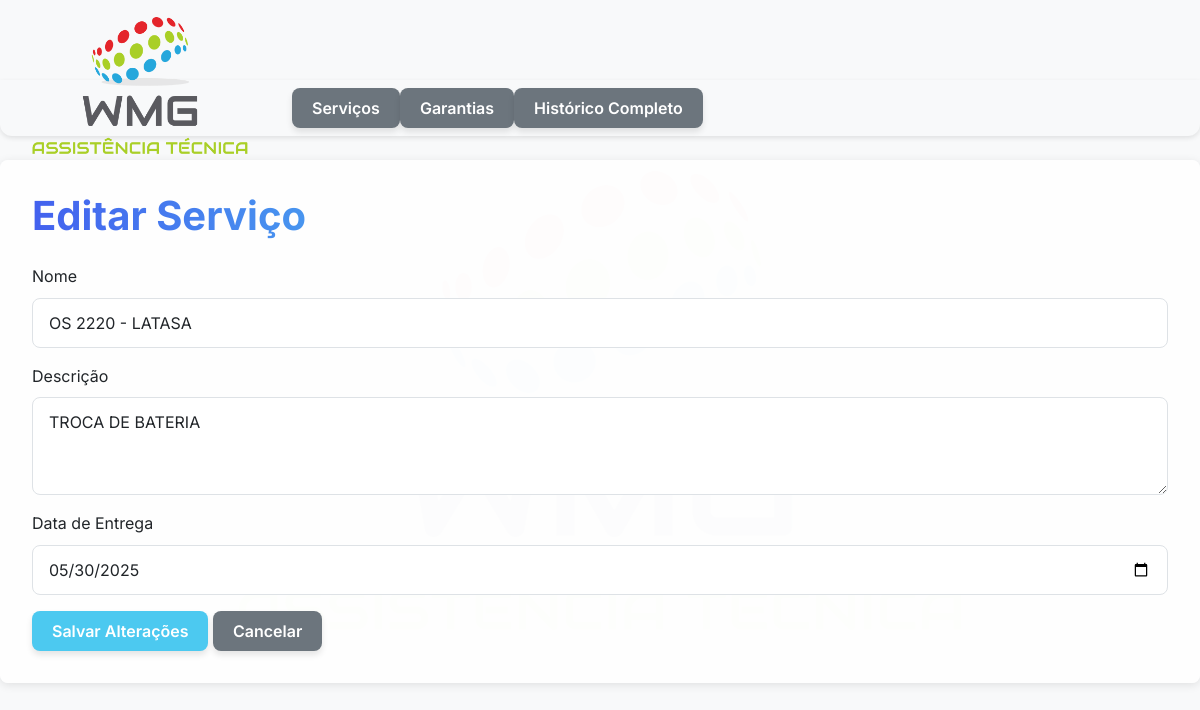
Page /editar_tarefa/2 on the committed database.
### gerenciador_tarefa/models.py (models this page shows, shortened)
class Tarefa(db.Model):
    id = db.Column(db.Integer, primary_key=True)
    nome = db.Column(db.String(100), nullable=False)
    descricao = db.Column(db.Text)
    data_criacao = db.Column(db.DateTime, default=datetime.utcnow)
    data_entrega = db.Column(db.DateTime, nullable=False)
    data_conclusao = db.Column(db.DateTime)
    concluida = db.Column(db.Boolean, default=False)

### gerenciador_tarefa/app.py (the view, shortened to what this page needs)
@app.route('/editar_tarefa/<int:tarefa_id>', methods=['GET', 'POST'])
def editar_tarefa(tarefa_id):
    tarefa = Tarefa.query.get_or_404(tarefa_id)
    return render_template('editar_tarefa.html', tarefa=tarefa)

### gerenciador_tarefa/templates/editar_tarefa.html
{% extends "base.html" %}
{% block content %}
<h1 class="mb-4">Editar Serviço</h1>
<form method="POST">
    <div class="mb-3">
        <label for="nome" class="form-label">Nome</label>
        <input type="text" class="form-control" id="nome" name="nome" value="{{ tarefa.nome }}" required>
    </div>
    <div class="mb-3">
        <label for="descricao" class="form-label">Descrição</label>
        <textarea class="form-control" id="descricao" name="descricao" rows="3" required>{{ tarefa.descricao }}</textarea>
    </div>
    <div class="mb-3">
        <label for="data_entrega" class="form-label">Data de Entrega</label>
        <input type="date" class="form-control" id="data_entrega" name="data_entrega" value="{{ tarefa.data_entrega.strftime('%Y-%m-%d') }}" required>
    </div>
    <button type="submit" class="btn btn-success">Salvar Alterações</button>
    <a href="{{ url_for('index') }}" class="btn btn-secondary">Cancelar</a>
</form>
{% endblock %}

### gerenciador_tarefa/static/css/style.css (style rules this page uses)
:root { --primary-color: #4361ee; --secondary-color: #3f37c9; --accent-color: #4895ef; --danger-color: #f72585; --warning-color: #f8961e; --success-color: #4cc9f0; --light-color: #f8f9fa; --dark-color: #212529; --gray-color: #6c757d; --bg-color: #f8f9fa; --card-bg: #ffffff; --shadow: 0 4px 6px rgba(0, 0, 0, 0.1); --transition: all 0.3s ease; }
body { font-family: 'Segoe UI', Tahoma, Geneva, Verdana, sans-serif; background-color: var(--bg-color); color: var(--dark-color); line-height: 1.6; }
h1, h2, h3 { font-weight: 700; color: var(--dark-color); margin-bottom: 1.5rem; }
h1 { font-size: 2.5rem; background: linear-gradient(90deg, var(--primary-color), var(--accent-color)); -webkit-background-clip: text; background-clip: text; color: transparent; display: inline-block; }
.btn { border-radius: 8px; padding: 0.5rem 1.25rem; font-weight: 600; transition: var(--transition); border: none; box-shadow: var(--shadow); }
.btn-secondary { background-color: var(--gray-color); }
.btn-success { background-color: var(--success-color); }
.form-control { border-radius: 8px; padding: 0.75rem 1rem; border: 1px solid #dee2e6; transition: var(--transition); }

### rows in the picture
Tarefa: nome "OS 2220 - LATASA", descricao "TROCA DE BATERIA", data_entrega "05/30/2025"
